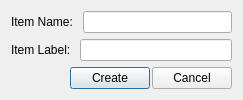
<?xml version="1.0" encoding="UTF-8"?>
<ui version="4.0">
 <class>Dialog</class>
 <widget class="QDialog" name="Dialog">
  <property name="geometry">
   <rect>
    <x>0</x>
    <y>0</y>
    <width>243</width>
    <height>99</height>
   </rect>
  </property>
  <property name="windowTitle">
   <string>ProdManager - New Item</string>
  </property>
  <layout class="QGridLayout" name="gridLayout">
   <item row="0" column="0">
    <layout class="QHBoxLayout" name="hlItemName">
     <item>
      <widget class="QLabel" name="lItemName">
       <property name="text">
        <string>Item Name: </string>
       </property>
      </widget>
     </item>
     <item>
      <widget class="QLineEdit" name="leItemName"/>
     </item>
    </layout>
   </item>
   <item row="1" column="0">
    <layout class="QHBoxLayout" name="hlItemLabel">
     <item>
      <widget class="QLabel" name="lItemLabel">
       <property name="text">
        <string>Item Label: </string>
       </property>
      </widget>
     </item>
     <item>
      <widget class="QLineEdit" name="leItemLabel"/>
     </item>
    </layout>
   </item>
   <item row="2" column="0">
    <layout class="QHBoxLayout" name="hlButtons">
     <property name="spacing">
      <number>2</number>
     </property>
     <item>
      <spacer name="horizontalSpacer">
       <property name="orientation">
        <enum>Qt::Horizontal</enum>
       </property>
       <property name="sizeHint" stdset="0">
        <size>
         <width>40</width>
         <height>20</height>
        </size>
       </property>
      </spacer>
     </item>
     <item>
      <widget class="QPushButton" name="bCreate">
       <property name="text">
        <string>Create</string>
       </property>
      </widget>
     </item>
     <item>
      <widget class="QPushButton" name="bCancel">
       <property name="text">
        <string>Cancel</string>
       </property>
      </widget>
     </item>
    </layout>
   </item>
  </layout>
  <zorder>layoutWidget</zorder>
  <zorder>layoutWidget_2</zorder>
  <zorder>layoutWidget_3</zorder>
  <zorder>lItemLabel</zorder>
 </widget>
 <resources/>
 <connections/>
</ui>
